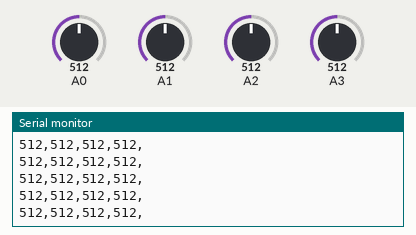
The sketch below on a simulated Arduino Mega 2560, built with avr-gcc and run on an emulated ATmega2560. Shown: the last lines printed to the serial monitor. The inputs (shaded band) are chosen by the test bench; at power-on: A0 = 512, A1 = 512, A2 = 512, A3 = 512.

Above: at 1.2 s.
1.3 s: A0 set to 716
At 1.56 s:
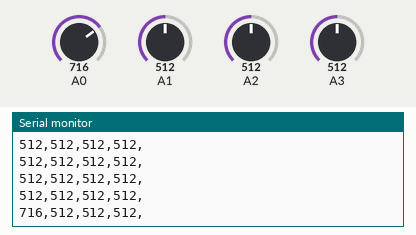
2.8 s: A1 set to 716
At 2.96 s:
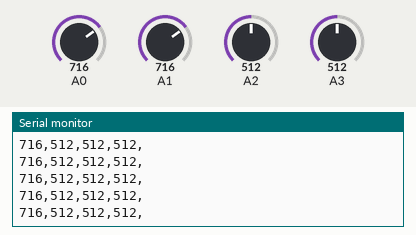
4.3 s: A2 set to 716
At 4.36 s:
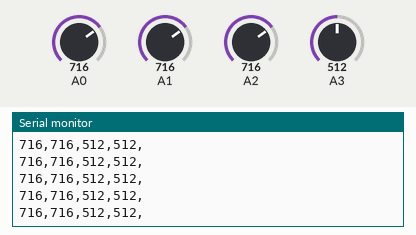
5.8 s: A3 set to 716
At 5.96 s:
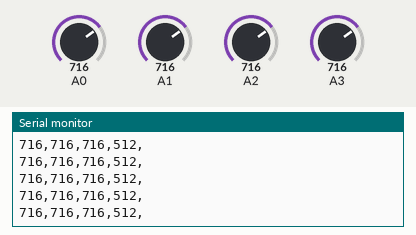
7.3 s: A0 set to 992
At 7.36 s:
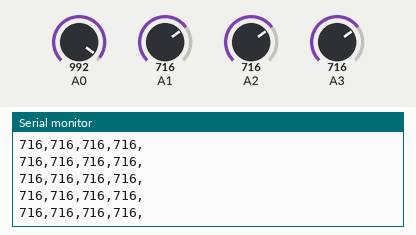
8.8 s: A1 set to 992
At 8.96 s:
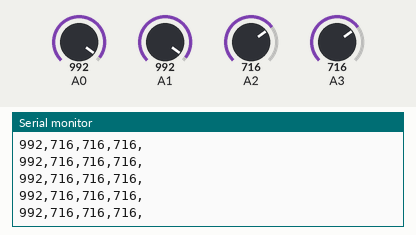
Timing chart, 0 to 11.3 s (numbered marks = the images above; inputs shaded):
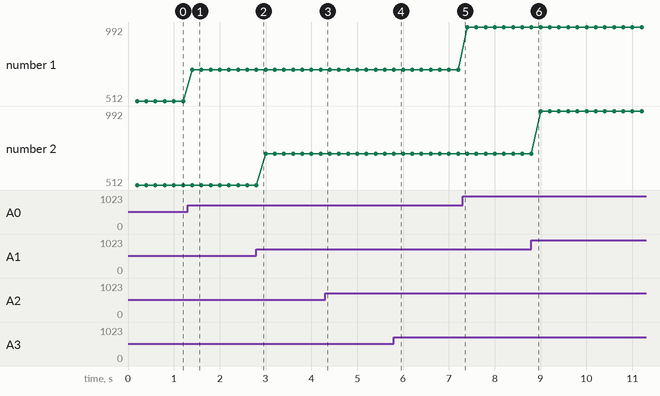

The sketch:

sparse_phototransistor.ino
```cpp
/* Here is a bare-bones Arduino sketch to read the
   outputs of the photodiode detectors described
   in Figure 1 and Figure 2. The output pin of the
   circuit's opamp is connected to analog pin 0
   of the Arduino. The data are read every 0.1 second
   in this example. However, you can change the sampling
   rate by simply changing the argument of the
   delay() statement. */

#define N_ANALOG_INPUT_PINS 4
#define OVER_SAMPLING 3.
#define FS 5.
#define POWER_PIN 53
#define RISE_TIME_PHOTOTRANSISTOR 1// ms

int accum_ar[N_ANALOG_INPUT_PINS];

void setup(void) {
	Serial.begin(57600);
	pinMode(POWER_PIN, OUTPUT);

}

int read(void){

	for(int j =0; j < N_ANALOG_INPUT_PINS; j++){
		accum_ar[j] = 0;
	}

	for(int i =0; i < OVER_SAMPLING; i++){
		digitalWrite(POWER_PIN, HIGH);
		delay(RISE_TIME_PHOTOTRANSISTOR);

		for(int j =0; j < N_ANALOG_INPUT_PINS; j++){

			int pinRead = analogRead(j);
			accum_ar[j] = pinRead;
		}

		digitalWrite(POWER_PIN, LOW);

		float to_sleep_us = 1e6/(FS*OVER_SAMPLING) ;
		delay(1e-3 * to_sleep_us - RISE_TIME_PHOTOTRANSISTOR) ;
	}
}
void loop(void) {

	read();


	for(int j =0; j != N_ANALOG_INPUT_PINS; j++){

		Serial.print(accum_ar[j]);
		Serial.print(",");
	}


	Serial.print("\n");

}
```

Measured:
- after the input at 1.3 s, the serial monitor: prints a new line after 0.10 s (image 1)
- plotted number 1: 512 → 716 after the input at 1.3 s, 716 → 992 after the input at 7.3 s
